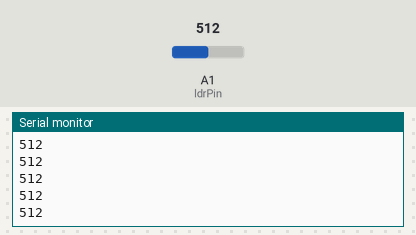
Bench run of a sketch on a simulated Arduino Uno, built with avr-gcc and run on an emulated ATmega328P. Parts: the last lines printed to the serial monitor. The test bench sets the inputs (shaded band); at power-on: A1 (ldrPin) = 512.

Above: at 1.2 s.
1.3 s: A1 (ldrPin) set to 716
At 1.32 s:
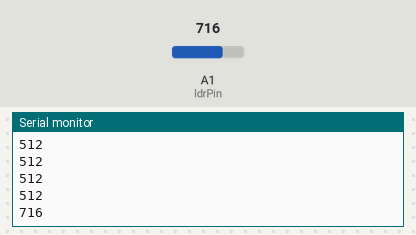
2.8 s: A1 (ldrPin) set to 900
At 2.83 s:
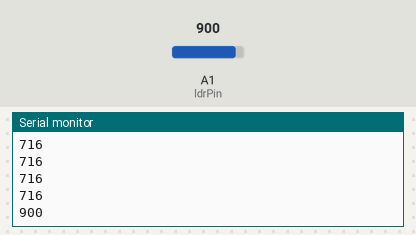
Timing chart, 0 to 5.8 s (numbered marks = the images above; inputs shaded):
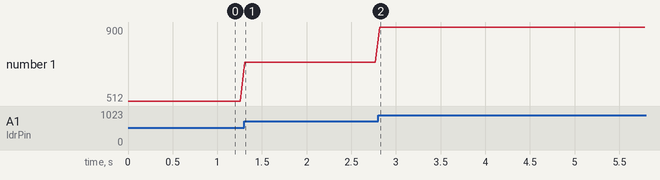

The sketch:

arduino_light_sensor.ino
```cpp
int ldrPin = A1;

void setup() {
  Serial.begin(9600);
}

void loop() {
  int val = analogRead(ldrPin);
  Serial.println(val);
  delay(50);
}
```

Measured:
- after the input at 1.3 s, the serial monitor: prints a new line at once (image 1)
- after the input at 2.8 s, the serial monitor: prints a new line at once (image 2)
- plotted number 1: 512 → 716 after the input at 1.3 s, 716 → 900 after the input at 2.8 s
